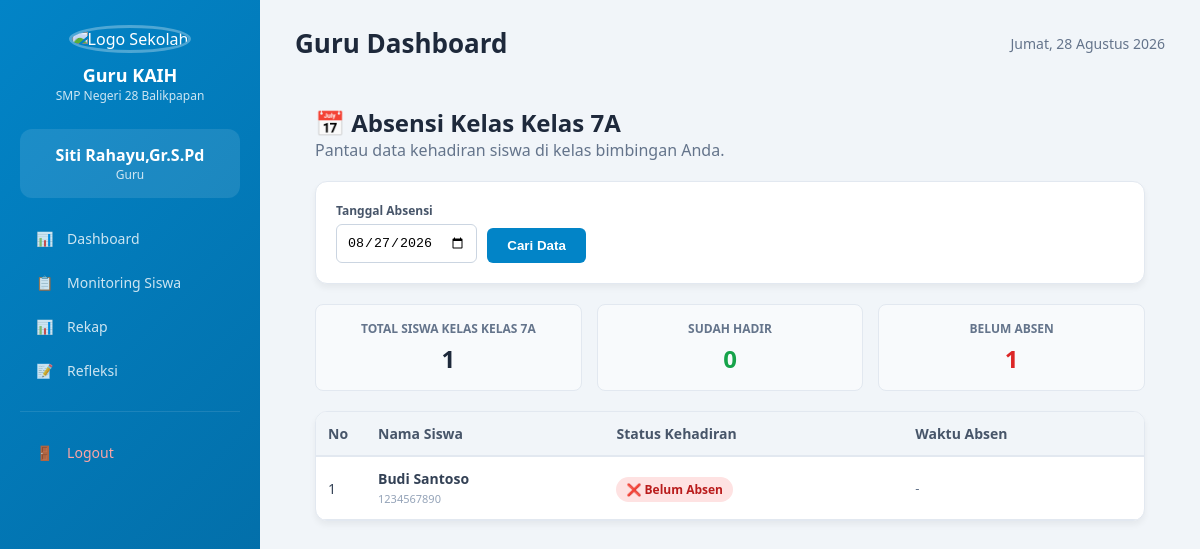
/aplikasi/guru/absensi.php (signed in), run on an earlier commit of the app's database.
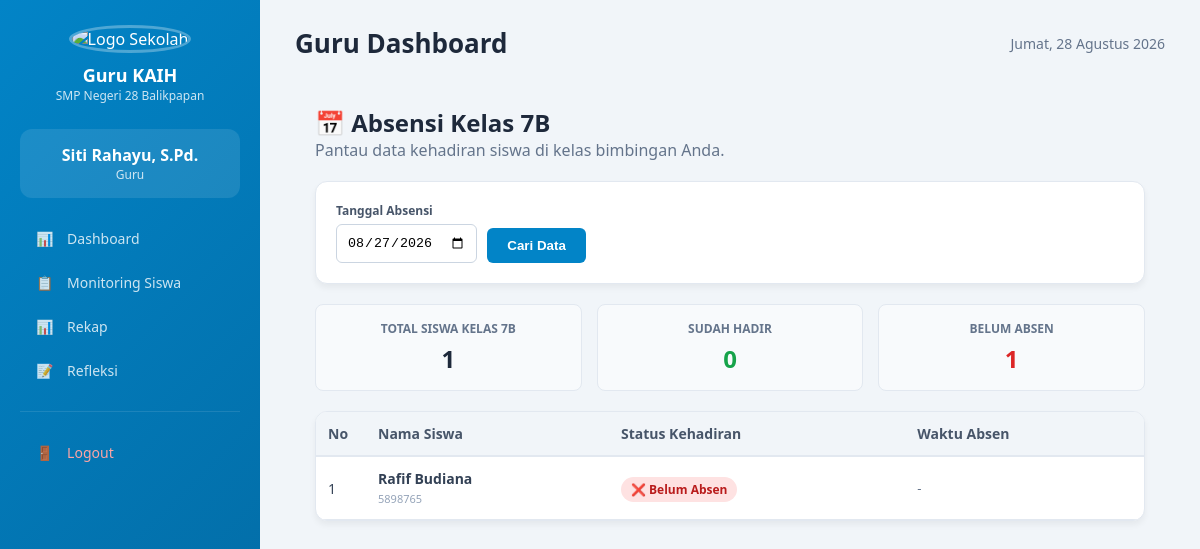
And on a later commit of the database.
### tables this page shows
CREATE TABLE `guru` (
  `id` bigint UNSIGNED NOT NULL,
  `nip` varchar(30) NOT NULL,
  `nama_guru` varchar(100) NOT NULL,
  `kelas` varchar(255) DEFAULT NULL,
  `alamat` text,
  `no_hp` varchar(20) DEFAULT NULL,
  `jabatan` varchar(50) DEFAULT NULL,
  `created_at` timestamp NULL DEFAULT NULL,
  `updated_at` timestamp NULL DEFAULT NULL
);

CREATE TABLE `siswa` (
  `id` bigint UNSIGNED NOT NULL,
  `nisn` varchar(30) NOT NULL,
  `nama_siswa` varchar(100) NOT NULL,
  `kelas` varchar(20) DEFAULT NULL,
  `wali_kelas_id` bigint UNSIGNED DEFAULT NULL,
  `created_at` timestamp NULL DEFAULT NULL,
  `updated_at` timestamp NULL DEFAULT NULL
);

### aplikasi/includes/auth.php (called while the page is built, shortened)
<?php
require_once __DIR__ . '/../../config/database.php';
try {
    $stmt = $pdo->prepare("SELECT u.*,
        CASE
            WHEN u.role = 'guru' THEN g.nama_guru
            WHEN u.role = 'siswa' THEN s.nama_siswa
            WHEN u.role = 'orang_tua' THEN 'Orang Tua'
            ELSE u.username
        END as nama_lengkap
        FROM users u
        LEFT JOIN guru g ON u.guru_id = g.id
        LEFT JOIN siswa s ON u.siswa_id = s.id
        WHERE u.id = ?");
    $stmt->execute([$_SESSION['user_id']]);
    $user = $stmt->fetch(PDO::FETCH_ASSOC);
} catch (PDOException $e) {
    $user = ['nama_lengkap' => $_SESSION['username']];
}
?>

### aplikasi/guru/absensi.php (the view, shortened to what the changed rows need)
<?php
require_once '../../config/database.php';
$guru_id = $_SESSION['guru_id'] ?? $_SESSION['user_id'] ?? 0;
$kelas_guru = '';
if ($guru_id > 0) {
    $stmtG = $pdo->prepare("SELECT kelas FROM guru WHERE id = ? OR nip = (SELECT username FROM users WHERE id = ?)");
    $stmtG->execute([$guru_id, $guru_id]);
    $rowG = $stmtG->fetch(PDO::FETCH_ASSOC);
    if ($rowG) { $kelas_guru = $rowG['kelas'] ?? ''; }
}
$filterTanggal = $_GET['tanggal'] ?? date('Y-m-d');
$data_absensi = [];
$total = $hadir = $belum = 0;
if ($kelas_guru !== '') {
    $query = "SELECT s.nisn, s.nama_siswa, s.kelas, a.status, a.updated_at
              FROM siswa s
              LEFT JOIN absensi a ON s.id = a.siswa_id AND a.tanggal = :tanggal
              WHERE s.kelas = :kelas
              ORDER BY s.nama_siswa ASC";
    $stmt = $pdo->prepare($query);
    $stmt->execute([':tanggal' => $filterTanggal, ':kelas' => $kelas_guru]);
    $data_absensi = $stmt->fetchAll(PDO::FETCH_ASSOC);
    $total = count($data_absensi);
    foreach ($data_absensi as $row) {
        if (!empty($row['status']) && strtolower($row['status']) === 'hadir') {
            $hadir++;
        } else {
            $belum++;
        }
    }
}
require_once '../includes/header-kaih.php';
?>
<div class="content-area" style="padding: 20px;">
    <h2 style="margin-top: 0; color: #1e293b;">📅 Absensi Kelas <?= htmlspecialchars($kelas_guru ?: '(Belum Ditugaskan)') ?></h2>
    <p style="color: #64748b; margin-bottom: 20px;">Pantau data kehadiran siswa di kelas bimbingan Anda.</p>
    <?php if ($kelas_guru === ''): ?>
        <div class="modern-card" style="text-align: center; color: #ef4444; font-weight: bold;">
            Anda belum ditugaskan sebagai Wali Kelas di kelas manapun.
        </div>
    <?php else: ?>
        <div class="modern-card" style="display: flex; gap: 15px; align-items: flex-end;">
            <form method="GET" style="display: flex; gap: 10px; align-items: flex-end;">
                <div>
                    <label style="display: block; font-size: 12px; font-weight: bold; color: #475569; margin-bottom: 5px;">Tanggal Absensi</label>
                    <input type="date" name="tanggal" value="<?= htmlspecialchars($filterTanggal) ?>" style="padding: 10px; border: 1px solid #cbd5e1; border-radius: 6px; outline: none;">
                </div>
                <button type="submit" class="btn-primary">Cari Data</button>
            </form>
        </div>
        <div class="stats-grid">
            <div class="stat-box"><div class="title">Total Siswa Kelas <?= htmlspecialchars($kelas_guru) ?></div><div class="value"><?= $total ?></div></div>
            <div class="stat-box"><div class="title">Sudah Hadir</div><div class="value" style="color:#16a34a;"><?= $hadir ?></div></div>
            <div class="stat-box"><div class="title">Belum Absen</div><div class="value" style="color:#dc2626;"><?= $belum ?></div></div>
        </div>
        <div class="modern-card" style="padding: 0; overflow-x: auto;">
            <table class="table-modern">
                <thead>
                    <tr>
                        <th style="width: 50px;">No</th>
                        <th>Nama Siswa</th>
                        <th>Status Kehadiran</th>
                        <th>Waktu Absen</th>
                    </tr>
                </thead>
                <tbody>
                    <?php if (empty($data_absensi)): ?>
                        <tr><td colspan="4" style="text-align: center; padding: 20px; color: #94a3b8;">Belum ada siswa terdaftar di kelas ini.</td></tr>
                    <?php else: ?>
                        <?php $no = 1; foreach ($data_absensi as $row):
                            $is_hadir = !empty($row['status']) && strtolower($row['status']) === 'hadir';
                        ?>
                        <tr>
                            <td><?= $no++ ?></td>
                            <td><b><?= htmlspecialchars($row['nama_siswa']) ?></b><br><span style="font-size: 11px; color: #94a3b8;"><?= htmlspecialchars($row['nisn']) ?></span></td>
                            <td>
                                <?= $is_hadir ? '<span class="badge" style="background:#dcfce7; color:#15803d;">✔️ Hadir</span>' : '<span class="badge" style="background:#fee2e2; color:#b91c1c;">❌ Belum Absen</span>' ?>
                            </td>
                            <td style="font-size: 13px; color: #64748b;">
                                <?= $is_hadir ? date('H:i', strtotime($row['updated_at'])) . ' WITA' : '-' ?>
                            </td>
                        </tr>
                        <?php endforeach; ?>
                    <?php endif; ?>
                </tbody>
            </table>
        </div>
    <?php endif; ?>
</div>

### aplikasi/includes/header-kaih.php (shortened to what the changed rows need)
<?php
require_once __DIR__ . '/auth.php';
$role = $_SESSION['role'];
$nama = $user['nama_lengkap'] ?? $_SESSION['username'];
?>
<!DOCTYPE html>
<html lang="id">
<head>
</head>
<body>
<div class="sidebar" id="sidebar">
    <div class="logo">
        <h2><?php echo ucfirst($role); ?> KAIH</h2>
    </div>
    <div class="user-info">
        <div class="name"><?php echo htmlspecialchars($nama); ?></div>
        <div class="role"><?php echo ucfirst($role); ?></div>
    </div>
</div>
<div class="main-content">
    <div class="header">
        <div style="display: flex; align-items: center; gap: 15px;">
            <h1><?php echo ucfirst($role); ?> Dashboard</h1>
        </div>
    </div>

What changed in the data, as far as the page shows it:
removed siswa: nama_siswa "Budi Santoso", nisn "1234567890"
changed guru: kelas "Kelas 7A" → "7B"; kelas "KELAS 7A" → "7B"
added siswa: nama_siswa "Rafif Budiana", nisn "5898765"
Also different on the page:
$nama: "Siti Rahayu,Gr.S.Pd" → "Siti Rahayu, S.Pd."
